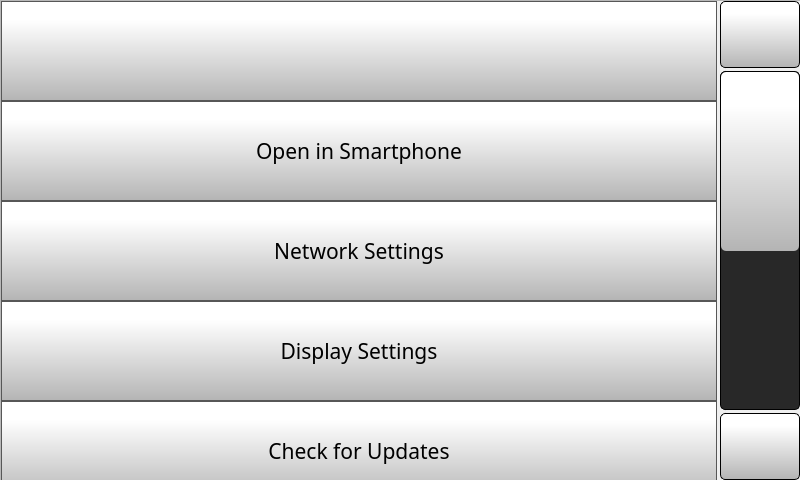
<?xml version="1.0" encoding="UTF-8"?>
<ui version="4.0">
 <class>Form</class>
 <widget class="QWidget" name="Form">
  <property name="geometry">
   <rect>
    <x>0</x>
    <y>0</y>
    <width>800</width>
    <height>480</height>
   </rect>
  </property>
  <property name="windowTitle">
   <string>Form</string>
  </property>
  <widget class="QScrollArea" name="scrollArea">
   <property name="geometry">
    <rect>
     <x>0</x>
     <y>0</y>
     <width>801</width>
     <height>481</height>
    </rect>
   </property>
   <property name="font">
    <font>
     <pointsize>16</pointsize>
    </font>
   </property>
   <property name="styleSheet">
    <string notr="true"> QScrollBar:vertical {
     border: 1px solid black;
border-radius: 5px;
	background-color: rgb(40,40,40);
     width: 80px;
     margin: 70px 0 70px 0;
 }
 QScrollBar::handle:vertical {
border-radius: 5px;
background: qlineargradient(spread:pad, x1:0, y1:1, x2:0, y2:0.188, stop:0 rgba(180, 180, 180, 255), stop:1 rgba(255, 255, 255, 255));
min-height: 20px;
 }
 QScrollBar::add-line:vertical {
     border: 1px solid black;
background: qlineargradient(spread:pad, x1:0, y1:1, x2:0, y2:0.188, stop:0 rgba(180, 180, 180, 255), stop:1 rgba(255, 255, 255, 255));
     height:65px;
border-radius: 5px;
     subcontrol-position: bottom;
     subcontrol-origin: margin;
 }

 QScrollBar::sub-line:vertical {
     border: 1px solid black;
background: qlineargradient(spread:pad, x1:0, y1:1, x2:0, y2:0.188, stop:0 rgba(180, 180, 180, 255), stop:1 rgba(255, 255, 255, 255));
     height: 65px;
border-radius: 5px;
     subcontrol-position: top;
     subcontrol-origin: margin;
 }

QScrollBar::up-arrow:vertical {
 image: url(:/Navigation/img/Navigation/arrows.png);
    width: 40px;
    height: 40px;
 padding: 5px;
 }
QScrollBar::down-arrow:vertical {
 image: url(:/Navigation/img/Navigation/arrows-5.png);
    width: 40px;
    height: 40px;
 padding: 5px;
 }

 QScrollBar::add-page:vertical, QScrollBar::sub-page:vertical {
     background: none;
 }</string>
   </property>
   <property name="widgetResizable">
    <bool>true</bool>
   </property>
   <widget class="QWidget" name="scrollAreaWidgetContents">
    <property name="geometry">
     <rect>
      <x>0</x>
      <y>0</y>
      <width>719</width>
      <height>900</height>
     </rect>
    </property>
    <layout class="QVBoxLayout" name="verticalLayout">
     <property name="spacing">
      <number>0</number>
     </property>
     <property name="leftMargin">
      <number>0</number>
     </property>
     <property name="topMargin">
      <number>0</number>
     </property>
     <property name="rightMargin">
      <number>3</number>
     </property>
     <property name="bottomMargin">
      <number>0</number>
     </property>
     <item>
      <widget class="QPushButton" name="settingsBackButton">
       <property name="minimumSize">
        <size>
         <width>0</width>
         <height>100</height>
        </size>
       </property>
       <property name="font">
        <font>
         <family>Gotham Light</family>
         <pointsize>16</pointsize>
        </font>
       </property>
       <property name="styleSheet">
        <string notr="true">QPushButton {
     border: 1px solid rgb(87, 87, 87);
	background-color: qlineargradient(spread:pad, x1:0, y1:1, x2:0, y2:0.188, stop:0 rgba(180, 180, 180, 255), stop:1 rgba(255, 255, 255, 255));


}

QPushButton:pressed {
    background-color: qlineargradient(x1: 0, y1: 0, x2: 0, y2: 1,
                                      stop: 0 #dadbde, stop: 1 #f6f7fa);
}

QPushButton:flat {
    border: none; /* no border for a flat push button */
}

QPushButton:default {
    border-color: navy; /* make the default button prominent */
}</string>
       </property>
       <property name="text">
        <string/>
       </property>
       <property name="icon">
        <iconset resource="resources/resource.qrc">
         <normaloff>:/Navigation/img/Navigation/arrows-4.png</normaloff>:/Navigation/img/Navigation/arrows-4.png</iconset>
       </property>
       <property name="iconSize">
        <size>
         <width>70</width>
         <height>70</height>
        </size>
       </property>
       <property name="checkable">
        <bool>false</bool>
       </property>
       <property name="autoDefault">
        <bool>false</bool>
       </property>
       <property name="default">
        <bool>false</bool>
       </property>
       <property name="flat">
        <bool>false</bool>
       </property>
      </widget>
     </item>
     <item>
      <widget class="QPushButton" name="pairPhoneButton">
       <property name="minimumSize">
        <size>
         <width>0</width>
         <height>100</height>
        </size>
       </property>
       <property name="font">
        <font>
         <family>Gotham</family>
         <pointsize>16</pointsize>
        </font>
       </property>
       <property name="styleSheet">
        <string notr="true">QPushButton {
     border: 1px solid rgb(87, 87, 87);
	background-color: qlineargradient(spread:pad, x1:0, y1:1, x2:0, y2:0.188, stop:0 rgba(180, 180, 180, 255), stop:1 rgba(255, 255, 255, 255));


}

QPushButton:pressed {
    background-color: qlineargradient(x1: 0, y1: 0, x2: 0, y2: 1,
                                      stop: 0 #dadbde, stop: 1 #f6f7fa);
}

QPushButton:flat {
    border: none; /* no border for a flat push button */
}

QPushButton:default {
    border-color: navy; /* make the default button prominent */
}

QPushButton:focus {
	outline: none;
}</string>
       </property>
       <property name="text">
        <string>Open in Smartphone</string>
       </property>
       <property name="iconSize">
        <size>
         <width>40</width>
         <height>40</height>
        </size>
       </property>
      </widget>
     </item>
     <item>
      <widget class="QPushButton" name="networkSettingsButton">
       <property name="minimumSize">
        <size>
         <width>0</width>
         <height>100</height>
        </size>
       </property>
       <property name="font">
        <font>
         <family>Gotham</family>
         <pointsize>16</pointsize>
        </font>
       </property>
       <property name="styleSheet">
        <string notr="true">QPushButton {
     border: 1px solid rgb(87, 87, 87);
	background-color: qlineargradient(spread:pad, x1:0, y1:1, x2:0, y2:0.188, stop:0 rgba(180, 180, 180, 255), stop:1 rgba(255, 255, 255, 255));


}

QPushButton:pressed {
    background-color: qlineargradient(x1: 0, y1: 0, x2: 0, y2: 1,
                                      stop: 0 #dadbde, stop: 1 #f6f7fa);
}

QPushButton:flat {
    border: none; /* no border for a flat push button */
}

QPushButton:default {
    border-color: navy; /* make the default button prominent */
}

QPushButton:focus {
	outline: none;
}</string>
       </property>
       <property name="text">
        <string>Network Settings</string>
       </property>
       <property name="iconSize">
        <size>
         <width>40</width>
         <height>40</height>
        </size>
       </property>
      </widget>
     </item>
     <item>
      <widget class="QPushButton" name="displaySettingsButton">
       <property name="minimumSize">
        <size>
         <width>0</width>
         <height>100</height>
        </size>
       </property>
       <property name="font">
        <font>
         <family>Gotham</family>
         <pointsize>16</pointsize>
        </font>
       </property>
       <property name="styleSheet">
        <string notr="true">QPushButton {
     border: 1px solid rgb(87, 87, 87);
	background-color: qlineargradient(spread:pad, x1:0, y1:1, x2:0, y2:0.188, stop:0 rgba(180, 180, 180, 255), stop:1 rgba(255, 255, 255, 255));


}

QPushButton:pressed {
    background-color: qlineargradient(x1: 0, y1: 0, x2: 0, y2: 1,
                                      stop: 0 #dadbde, stop: 1 #f6f7fa);
}

QPushButton:flat {
    border: none; /* no border for a flat push button */
}

QPushButton:default {
    border-color: navy; /* make the default button prominent */
}

QPushButton:focus {
	outline: none;
}</string>
       </property>
       <property name="text">
        <string>Display Settings</string>
       </property>
       <property name="iconSize">
        <size>
         <width>40</width>
         <height>40</height>
        </size>
       </property>
      </widget>
     </item>
     <item>
      <widget class="QPushButton" name="OTAButton">
       <property name="minimumSize">
        <size>
         <width>0</width>
         <height>100</height>
        </size>
       </property>
       <property name="font">
        <font>
         <family>Gotham</family>
         <pointsize>16</pointsize>
        </font>
       </property>
       <property name="styleSheet">
        <string notr="true">QPushButton {
     border: 1px solid rgb(87, 87, 87);
	background-color: qlineargradient(spread:pad, x1:0, y1:1, x2:0, y2:0.188, stop:0 rgba(180, 180, 180, 255), stop:1 rgba(255, 255, 255, 255));


}

QPushButton:pressed {
    background-color: qlineargradient(x1: 0, y1: 0, x2: 0, y2: 1,
                                      stop: 0 #dadbde, stop: 1 #f6f7fa);
}

QPushButton:flat {
    border: none; /* no border for a flat push button */
}

QPushButton:default {
    border-color: navy; /* make the default button prominent */
}

QPushButton:focus {
	outline: none;
}</string>
       </property>
       <property name="text">
        <string>Check for Updates</string>
       </property>
       <property name="iconSize">
        <size>
         <width>40</width>
         <height>40</height>
        </size>
       </property>
      </widget>
     </item>
     <item>
      <widget class="QPushButton" name="versionButton">
       <property name="minimumSize">
        <size>
         <width>0</width>
         <height>100</height>
        </size>
       </property>
       <property name="font">
        <font>
         <family>Gotham</family>
         <pointsize>16</pointsize>
        </font>
       </property>
       <property name="styleSheet">
        <string notr="true">QPushButton {
     border: 1px solid rgb(87, 87, 87);
	background-color: qlineargradient(spread:pad, x1:0, y1:1, x2:0, y2:0.188, stop:0 rgba(180, 180, 180, 255), stop:1 rgba(255, 255, 255, 255));


}

QPushButton:pressed {
    background-color: qlineargradient(x1: 0, y1: 0, x2: 0, y2: 1,
                                      stop: 0 #dadbde, stop: 1 #f6f7fa);
}

QPushButton:flat {
    border: none; /* no border for a flat push button */
}

QPushButton:default {
    border-color: navy; /* make the default button prominent */
}

QPushButton:focus {
	outline: none;
}</string>
       </property>
       <property name="text">
        <string>Version</string>
       </property>
       <property name="iconSize">
        <size>
         <width>40</width>
         <height>40</height>
        </size>
       </property>
      </widget>
     </item>
     <item>
      <widget class="QPushButton" name="restorePrintSettingsButton">
       <property name="minimumSize">
        <size>
         <width>0</width>
         <height>100</height>
        </size>
       </property>
       <property name="font">
        <font>
         <family>Gotham</family>
         <pointsize>16</pointsize>
        </font>
       </property>
       <property name="styleSheet">
        <string notr="true">QPushButton {
     border: 1px solid rgb(87, 87, 87);
	background-color: qlineargradient(spread:pad, x1:0, y1:1, x2:0, y2:0.188, stop:0 rgba(180, 180, 180, 255), stop:1 rgba(255, 255, 255, 255));


}

QPushButton:pressed {
    background-color: qlineargradient(x1: 0, y1: 0, x2: 0, y2: 1,
                                      stop: 0 #dadbde, stop: 1 #f6f7fa);
}

QPushButton:flat {
    border: none; /* no border for a flat push button */
}

QPushButton:default {
    border-color: navy; /* make the default button prominent */
}

QPushButton:focus {
	outline: none;
}</string>
       </property>
       <property name="text">
        <string>Restore Print Settings</string>
       </property>
       <property name="iconSize">
        <size>
         <width>40</width>
         <height>40</height>
        </size>
       </property>
      </widget>
     </item>
     <item>
      <widget class="QPushButton" name="restoreFactoryDefaultsButton">
       <property name="minimumSize">
        <size>
         <width>0</width>
         <height>100</height>
        </size>
       </property>
       <property name="font">
        <font>
         <family>Gotham</family>
         <pointsize>16</pointsize>
        </font>
       </property>
       <property name="styleSheet">
        <string notr="true">QPushButton {
     border: 1px solid rgb(87, 87, 87);
	background-color: qlineargradient(spread:pad, x1:0, y1:1, x2:0, y2:0.188, stop:0 rgba(180, 180, 180, 255), stop:1 rgba(255, 255, 255, 255));


}

QPushButton:pressed {
    background-color: qlineargradient(x1: 0, y1: 0, x2: 0, y2: 1,
                                      stop: 0 #dadbde, stop: 1 #f6f7fa);
}

QPushButton:flat {
    border: none; /* no border for a flat push button */
}

QPushButton:default {
    border-color: navy; /* make the default button prominent */
}

QPushButton:focus {
	outline: none;
}</string>
       </property>
       <property name="text">
        <string>Restore Factory Defaults</string>
       </property>
       <property name="iconSize">
        <size>
         <width>40</width>
         <height>40</height>
        </size>
       </property>
      </widget>
     </item>
     <item>
      <widget class="QPushButton" name="restartButton">
       <property name="minimumSize">
        <size>
         <width>0</width>
         <height>100</height>
        </size>
       </property>
       <property name="font">
        <font>
         <family>Gotham</family>
         <pointsize>16</pointsize>
        </font>
       </property>
       <property name="styleSheet">
        <string notr="true">QPushButton {
     border: 1px solid rgb(87, 87, 87);
	background-color: qlineargradient(spread:pad, x1:0, y1:1, x2:0, y2:0.188, stop:0 rgba(180, 180, 180, 255), stop:1 rgba(255, 255, 255, 255));


}

QPushButton:pressed {
    background-color: qlineargradient(x1: 0, y1: 0, x2: 0, y2: 1,
                                      stop: 0 #dadbde, stop: 1 #f6f7fa);
}

QPushButton:flat {
    border: none; /* no border for a flat push button */
}

QPushButton:default {
    border-color: navy; /* make the default button prominent */
}

QPushButton:focus {
	outline: none;
}</string>
       </property>
       <property name="text">
        <string>Restart</string>
       </property>
       <property name="iconSize">
        <size>
         <width>40</width>
         <height>40</height>
        </size>
       </property>
      </widget>
     </item>
    </layout>
   </widget>
  </widget>
 </widget>
 <resources>
  <include location="resources/resource.qrc"/>
 </resources>
 <connections/>
</ui>
